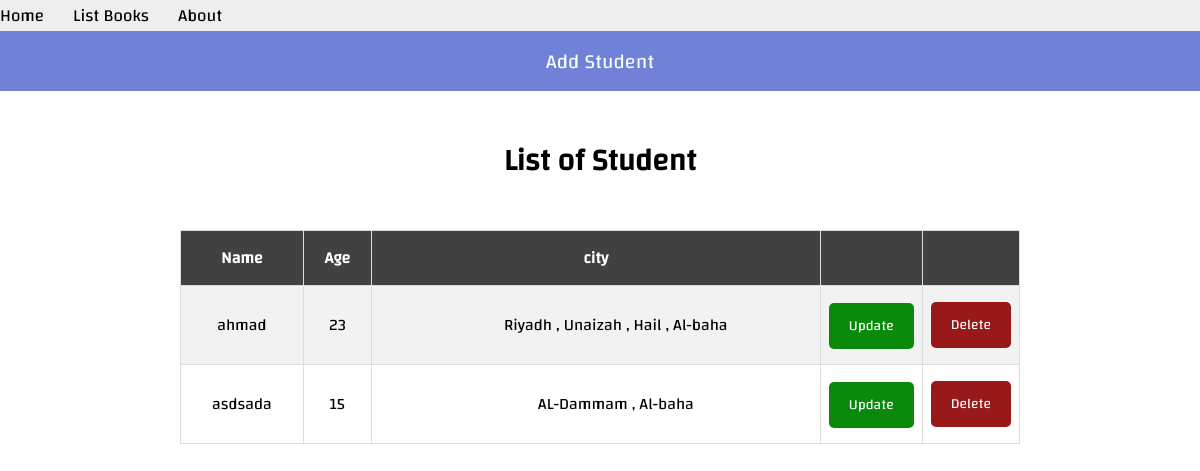
The page /users/student/multi on the database as committed earlier.
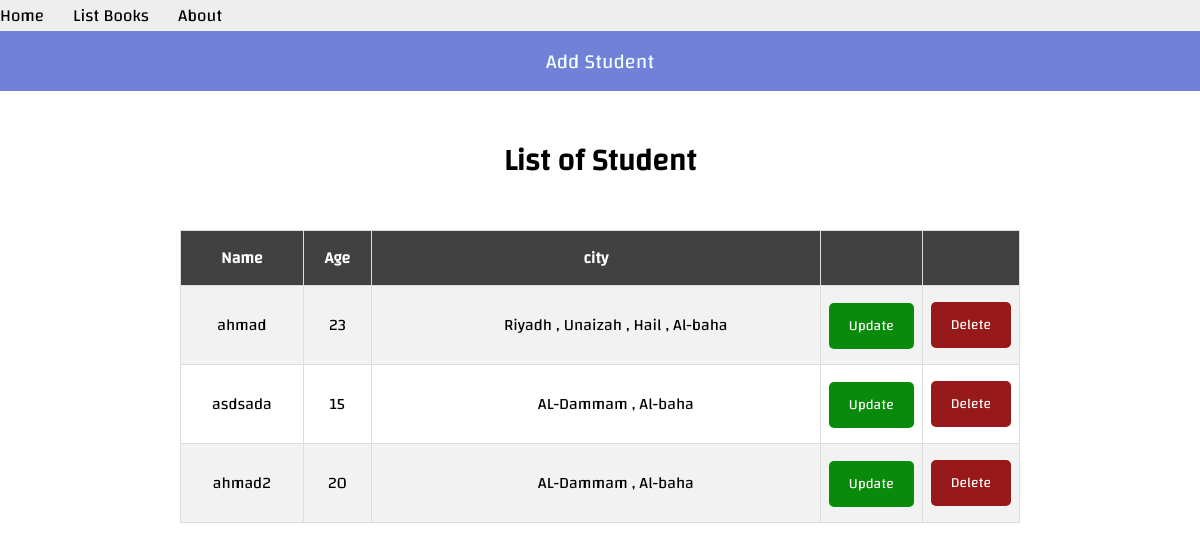
The same page on the database as committed later.
### apps/usermodule/models.py (models this page shows, shortened)
class Student2(models.Model):
    name = models.CharField(max_length=50)
    age = models.IntegerField()
    address = models.ManyToManyField(Address2)

class Address2(models.Model):
    city = models.CharField(max_length=50)
    def __str__(self): return self.city

### apps/usermodule/views.py (the view)
# urls.py: path('student/multi', views.multi_view_students, name="user.multi_view_students"),
def multi_view_students(request):
  allStudent=Student2.objects.all()
  return render(request, 'usermodule/show_Many_students.html', {'users':allStudent})

### apps/templates/usermodule/show_Many_students.html (shortened to what this page needs)
{% extends "layouts/base.html" %}
{% load static %}
{% block stylesheets %}
<link rel="stylesheet" href="{% static 'css/myStyle.css' %}">
{% endblock stylesheets %}
{% block content %}
<a href="{% url 'user.multi_add_student' %}" class="sticky text-center" style="font-size: 20px; width: 100%; color: azure; background-color: #7181d8; height: 5vw; text-decoration: none;">
    Add Student
</a>
<div class="main">
    <div class="center">
        <p class="title"> List of Student</p>
    </div>
    <table class="table-1">
        <tr>
            <th class="text-center">Name</th>
            <th class="text-center">Age</th>
            <th class="text-center">city</th>
            <th style="width: 10%;"></th>
            <th style="width: 10%;"></th>
        </tr>
    {% for user in users %}
        <tr>
            <td class="text-center">{{ user.name }}</td>
            <td class="text-center">{{ user.age }}</td>
            <td class="text-center">
                <ul>
                    {% for city in user.address.all %}
                        <span>{{city}} {% if not forloop.last %}, {% endif %} </span>
                    {% endfor %}
                </ul>
            </td>
            <td class="text-center">
                <a href="{% url 'user.multi_update_student' user.id %}" class="btn success">Update</a>
            </td>
            <td class="text-center">
                <form action="{% url 'user.multi_delete_student' user.id %}" method="post" id="{{user.id}}">
                    <button type="button" id="submitButton" class="btn danger" user_name="{{ user.name }}" form-id="{{ user.id }}">Delete</button>
                </form>
            </td>
        </tr>
    {% endfor %}
    </table>
</div>
{% endblock content %}

### apps/templates/layouts/base.html (shortened to what this page needs)
<!DOCTYPE html>
<html>
{% load static %}
<head>
 <link rel="stylesheet" href="https://cdnjs.cloudflare.com/ajax/libs/fontawesome/4.7.0/css/font-awesome.min.css">
 <link rel="stylesheet" href="{% static 'css/styles.css' %}">
 {% block stylesheets %}{% endblock stylesheets %}
</head>
<body>
 {% include "includes/header.html" %}
 {% block content %} {% endblock content %}
</body>
</html>

### apps/templates/includes/header.html (shortened to what this page needs)
{% with request.resolver_match.url_name as url_name %}
<div class="topnav">
 <a class="{% if url_name == 'books.index' %}active{% endif %}" href="{% url "books.index" %}">Home</a>
 <a class="{% if url_name == 'books.list_books' %}active{% endif %}" href="{% url "books.list_books" %}">List Books</a>
 <a class="{% if url_name == 'books.aboutus' %}active{% endif %}" href="{% url "books.aboutus" %}">About</a>
</div>
{% endwith %}

### apps/static/css/styles.css (style rules this page uses)
.topnav { background-color: #eeeeee; width: 100%; }
.topnav a { color: #000000; text-align: center; margin-right: 25px; text-decoration: none; font-size: 17px; }

### apps/static/css/myStyle.css (style rules this page uses)
html, body { margin: 0; }
* { font-family: mainFont; }
.main { display: flex; flex-direction: column; justify-self: center; width: 70%; }
.center { display: flex; justify-content: center; align-items: center; justify-self: center; border: none; }
.text-center { text-align: center; vertical-align: middle; }
.title { font-size: 30px; font-weight: bold; padding: 1vw; }
.btn { background-color: #575757; color: white; padding: 10px 20px; border: none; cursor: pointer; width: 100%; text-decoration: none !important; border-radius: 5px; font-size: 14px; }
.danger { background-color: rgb(151, 25, 25) !important; color: white !important; }
.success { background-color: rgb(10, 138, 10) !important; color: white !important; }
.sticky { position: sticky !important; top: 0 !important; z-index: 999 !important; display: flex; justify-content: center; align-items: center; }
table { font-family: Arial, Helvetica, sans-serif; border-collapse: collapse; width: 100%; }
table td, table th { border: 1px solid #ddd; padding: 8px; }
table tr:nth-child(even) { background-color: #f2f2f2; }
table th { padding-top: 12px; padding-bottom: 12px; text-align: left; background-color: #414141; color: white; }

Rows that differ between the two databases and show on the page:
added Student2: name "ahmad2", age "20", Address2 (city "AL-Dammam"), Address2 (city "Al-baha")
